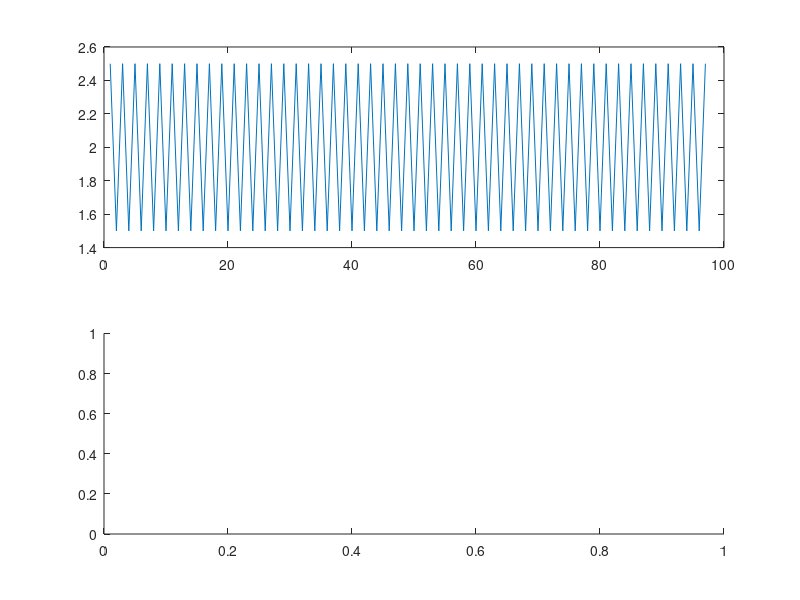

Write MATLAB code to recreate this figure. (Note: this script raises an error after producing the figure.)
a=zeros(97,1);
for i=1:length(a)
    if rem(i,2)==1
        a(i)=2.5;
    else
        a(i)=1.5;
    end
end
%%
plot(abs(fft(a)))
%%
b=1:10000;
b=b/10000;
fs=(0:length(b)-1) ;
c=sin(2*pi*b*5);
subplot(2,1,1);
plot(b,c);
subplot(2,1,2);
fftc=abs(fft(c))/length(b);
plot(fs,fftc);
% fftc(11)=1;
% fftc(11)
% plot(b,ifft(fftc),'.');
%%
0:4
%%
subplot(2,1,1);
plot(a)
subplot(2,1,2);
plot(b,fft(a));